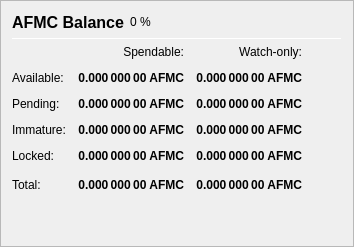
                   <widget class="QFrame" name="frame_Balances">
                    <property name="frameShape">
                     <enum>QFrame::StyledPanel</enum>
                    </property>
                    <property name="frameShadow">
                     <enum>QFrame::Raised</enum>
                    </property>
                    <layout class="QVBoxLayout" name="verticalLayout_4">
                     <item>
                      <layout class="QHBoxLayout" name="horizontalLayout_4">
                       <item>
                        <widget class="QLabel" name="label_5">
                         <property name="minimumSize">
                          <size>
                           <width>0</width>
                           <height>20</height>
                          </size>
                         </property>
                         <property name="font">
                          <font>
                           <pointsize>12</pointsize>
                           <weight>75</weight>
                           <bold>true</bold>
                          </font>
                         </property>
                         <property name="text">
                          <string>AFMC Balance</string>
                         </property>
                        </widget>
                       </item>
                       <item>
                        <widget class="QLabel" name="labelAFMCPercent">
                         <property name="text">
                          <string notr="true">0 %</string>
                         </property>
                        </widget>
                       </item>
                       <item>
                        <spacer name="horizontalSpacer_3">
                         <property name="orientation">
                          <enum>Qt::Horizontal</enum>
                         </property>
                         <property name="sizeHint" stdset="0">
                          <size>
                           <width>40</width>
                           <height>20</height>
                          </size>
                         </property>
                        </spacer>
                       </item>
                      </layout>
                     </item>
                     <item>
                      <widget class="Line" name="line_Balance">
                       <property name="minimumSize">
                        <size>
                         <width>0</width>
                         <height>1</height>
                        </size>
                       </property>
                       <property name="maximumSize">
                        <size>
                         <width>16777215</width>
                         <height>1</height>
                        </size>
                       </property>
                       <property name="orientation">
                        <enum>Qt::Horizontal</enum>
                       </property>
                      </widget>
                     </item>
                     <item>
                      <layout class="QGridLayout" name="gridLayout">
                       <property name="spacing">
                        <number>12</number>
                       </property>
                       <item row="0" column="1">
                        <widget class="QLabel" name="labelSpendable">
                         <property name="text">
                          <string>Spendable:</string>
                         </property>
                         <property name="alignment">
                          <set>Qt::AlignRight|Qt::AlignTrailing|Qt::AlignVCenter</set>
                         </property>
                        </widget>
                       </item>
                       <item row="0" column="2">
                        <widget class="QLabel" name="labelWatchonly">
                         <property name="text">
                          <string>Watch-only:</string>
                         </property>
                         <property name="alignment">
                          <set>Qt::AlignRight|Qt::AlignTrailing|Qt::AlignVCenter</set>
                         </property>
                        </widget>
                       </item>
                       <item row="1" column="0">
                        <widget class="QLabel" name="labelBalanceText">
                         <property name="text">
                          <string>Available:</string>
                         </property>
                        </widget>
                       </item>
                       <item row="1" column="1">
                        <widget class="QLabel" name="labelBalance">
                         <property name="font">
                          <font>
                           <weight>75</weight>
                           <bold>true</bold>
                          </font>
                         </property>
                         <property name="cursor">
                          <cursorShape>IBeamCursor</cursorShape>
                         </property>
                         <property name="toolTip">
                          <string>Your current spendable balance</string>
                         </property>
                         <property name="text">
                          <string notr="true">0.000 000 00 AFMC</string>
                         </property>
                         <property name="alignment">
                          <set>Qt::AlignRight|Qt::AlignTrailing|Qt::AlignVCenter</set>
                         </property>
                         <property name="textInteractionFlags">
                          <set>Qt::LinksAccessibleByMouse|Qt::TextSelectableByKeyboard|Qt::TextSelectableByMouse</set>
                         </property>
                        </widget>
                       </item>
                       <item row="1" column="2">
                        <widget class="QLabel" name="labelWatchAvailable">
                         <property name="font">
                          <font>
                           <weight>75</weight>
                           <bold>true</bold>
                          </font>
                         </property>
                         <property name="cursor">
                          <cursorShape>IBeamCursor</cursorShape>
                         </property>
                         <property name="toolTip">
                          <string>Your current balance in watch-only addresses</string>
                         </property>
                         <property name="text">
                          <string notr="true">0.000 000 00 AFMC</string>
                         </property>
                         <property name="alignment">
                          <set>Qt::AlignRight|Qt::AlignTrailing|Qt::AlignVCenter</set>
                         </property>
                         <property name="textInteractionFlags">
                          <set>Qt::LinksAccessibleByMouse|Qt::TextSelectableByKeyboard|Qt::TextSelectableByMouse</set>
                         </property>
                        </widget>
                       </item>
                       <item row="2" column="0">
                        <widget class="QLabel" name="labelPendingText">
                         <property name="text">
                          <string>Pending:</string>
                         </property>
                        </widget>
                       </item>
                       <item row="2" column="1">
                        <widget class="QLabel" name="labelUnconfirmed">
                         <property name="font">
                          <font>
                           <weight>75</weight>
                           <bold>true</bold>
                          </font>
                         </property>
                         <property name="cursor">
                          <cursorShape>IBeamCursor</cursorShape>
                         </property>
                         <property name="toolTip">
                          <string>Total of transactions that have yet to be confirmed, and do not yet count toward the spendable balance</string>
                         </property>
                         <property name="text">
                          <string notr="true">0.000 000 00 AFMC</string>
                         </property>
                         <property name="alignment">
                          <set>Qt::AlignRight|Qt::AlignTrailing|Qt::AlignVCenter</set>
                         </property>
                         <property name="textInteractionFlags">
                          <set>Qt::LinksAccessibleByMouse|Qt::TextSelectableByKeyboard|Qt::TextSelectableByMouse</set>
                         </property>
                        </widget>
                       </item>
                       <item row="2" column="2">
                        <widget class="QLabel" name="labelWatchPending">
                         <property name="font">
                          <font>
                           <weight>75</weight>
                           <bold>true</bold>
                          </font>
                         </property>
                         <property name="cursor">
                          <cursorShape>IBeamCursor</cursorShape>
                         </property>
                         <property name="toolTip">
                          <string>Unconfirmed transactions to watch-only addresses</string>
                         </property>
                         <property name="text">
                          <string notr="true">0.000 000 00 AFMC</string>
                         </property>
                         <property name="alignment">
                          <set>Qt::AlignRight|Qt::AlignTrailing|Qt::AlignVCenter</set>
                         </property>
                         <property name="textInteractionFlags">
                          <set>Qt::LinksAccessibleByMouse|Qt::TextSelectableByKeyboard|Qt::TextSelectableByMouse</set>
                         </property>
                        </widget>
                       </item>
                       <item row="3" column="0">
                        <widget class="QLabel" name="labelImmatureText">
                         <property name="text">
                          <string>Immature:</string>
                         </property>
                        </widget>
                       </item>
                       <item row="3" column="1">
                        <widget class="QLabel" name="labelImmature">
                         <property name="font">
                          <font>
                           <weight>75</weight>
                           <bold>true</bold>
                          </font>
                         </property>
                         <property name="cursor">
                          <cursorShape>IBeamCursor</cursorShape>
                         </property>
                         <property name="toolTip">
                          <string>Staked or masternode rewards that has not yet matured</string>
                         </property>
                         <property name="text">
                          <string notr="true">0.000 000 00 AFMC</string>
                         </property>
                         <property name="alignment">
                          <set>Qt::AlignRight|Qt::AlignTrailing|Qt::AlignVCenter</set>
                         </property>
                         <property name="textInteractionFlags">
                          <set>Qt::LinksAccessibleByMouse|Qt::TextSelectableByKeyboard|Qt::TextSelectableByMouse</set>
                         </property>
                        </widget>
                       </item>
                       <item row="3" column="2">
                        <widget class="QLabel" name="labelWatchImmature">
                         <property name="font">
                          <font>
                           <weight>75</weight>
                           <bold>true</bold>
                          </font>
                         </property>
                         <property name="cursor">
                          <cursorShape>IBeamCursor</cursorShape>
                         </property>
                         <property name="toolTip">
                          <string>Staked or masternode rewards in watch-only addresses that has not yet matured</string>
                         </property>
                         <property name="text">
                          <string notr="true">0.000 000 00 AFMC</string>
                         </property>
                         <property name="alignment">
                          <set>Qt::AlignRight|Qt::AlignTrailing|Qt::AlignVCenter</set>
                         </property>
                         <property name="textInteractionFlags">
                          <set>Qt::LinksAccessibleByMouse|Qt::TextSelectableByKeyboard|Qt::TextSelectableByMouse</set>
                         </property>
                        </widget>
                       </item>
                       <item row="4" column="0">
                        <widget class="QLabel" name="labelLockedBalanceText">
                         <property name="toolTip">
                          <string>Locked AFMC or Masternode collaterals. These are excluded from zAFMC minting.</string>
                         </property>
                         <property name="text">
                          <string>Locked:</string>
                         </property>
                        </widget>
                       </item>
                       <item row="4" column="1">
                        <widget class="QLabel" name="labelLockedBalance">
                         <property name="font">
                          <font>
                           <weight>75</weight>
                           <bold>true</bold>
                          </font>
                         </property>
                         <property name="cursor">
                          <cursorShape>IBeamCursor</cursorShape>
                         </property>
                         <property name="toolTip">
                          <string>Locked AFMC or Masternode collaterals. These are excluded from zAFMC minting.</string>
                         </property>
                         <property name="text">
                          <string notr="true">0.000 000 00 AFMC</string>
                         </property>
                         <property name="alignment">
                          <set>Qt::AlignRight|Qt::AlignTrailing|Qt::AlignVCenter</set>
                         </property>
                         <property name="textInteractionFlags">
                          <set>Qt::LinksAccessibleByMouse|Qt::TextSelectableByKeyboard|Qt::TextSelectableByMouse</set>
                         </property>
                        </widget>
                       </item>
                       <item row="4" column="2">
                        <widget class="QLabel" name="labelWatchLocked">
                         <property name="font">
                          <font>
                           <weight>75</weight>
                           <bold>true</bold>
                          </font>
                         </property>
                         <property name="cursor">
                          <cursorShape>IBeamCursor</cursorShape>
                         </property>
                         <property name="toolTip">
                          <string>Current locked balance in watch-only addresses</string>
                         </property>
                         <property name="text">
                          <string notr="true">0.000 000 00 AFMC</string>
                         </property>
                         <property name="alignment">
                          <set>Qt::AlignRight|Qt::AlignTrailing|Qt::AlignVCenter</set>
                         </property>
                         <property name="textInteractionFlags">
                          <set>Qt::LinksAccessibleByMouse|Qt::TextSelectableByKeyboard|Qt::TextSelectableByMouse</set>
                         </property>
                        </widget>
                       </item>
                       <item row="5" column="0">
                        <widget class="QLabel" name="labelTotalText">
                         <property name="toolTip">
                          <string>Your current NodePay balance, unconfirmed and immature transactions included</string>
                         </property>
                         <property name="text">
                          <string>Total:</string>
                         </property>
                        </widget>
                       </item>
                       <item row="5" column="1">
                        <widget class="QLabel" name="labelTotal">
                         <property name="font">
                          <font>
                           <weight>75</weight>
                           <bold>true</bold>
                          </font>
                         </property>
                         <property name="cursor">
                          <cursorShape>IBeamCursor</cursorShape>
                         </property>
                         <property name="toolTip">
                          <string>Your current NodePay balance, unconfirmed and immature transactions included</string>
                         </property>
                         <property name="text">
                          <string notr="true">0.000 000 00 AFMC</string>
                         </property>
                         <property name="alignment">
                          <set>Qt::AlignRight|Qt::AlignTrailing|Qt::AlignVCenter</set>
                         </property>
                         <property name="textInteractionFlags">
                          <set>Qt::LinksAccessibleByMouse|Qt::TextSelectableByKeyboard|Qt::TextSelectableByMouse</set>
                         </property>
                        </widget>
                       </item>
                       <item row="5" column="2">
                        <widget class="QLabel" name="labelWatchTotal">
                         <property name="font">
                          <font>
                           <weight>75</weight>
                           <bold>true</bold>
                          </font>
                         </property>
                         <property name="cursor">
                          <cursorShape>IBeamCursor</cursorShape>
                         </property>
                         <property name="toolTip">
                          <string>Current total balance in watch-only addresses</string>
                         </property>
                         <property name="text">
                          <string notr="true">0.000 000 00 AFMC</string>
                         </property>
                         <property name="alignment">
                          <set>Qt::AlignRight|Qt::AlignTrailing|Qt::AlignVCenter</set>
                         </property>
                         <property name="textInteractionFlags">
                          <set>Qt::LinksAccessibleByMouse|Qt::TextSelectableByKeyboard|Qt::TextSelectableByMouse</set>
                         </property>
                        </widget>
                       </item>
                       <item row="5" column="3">
                        <spacer name="horizontalSpacer_9">
                         <property name="orientation">
                          <enum>Qt::Horizontal</enum>
                         </property>
                         <property name="sizeHint" stdset="0">
                          <size>
                           <width>40</width>
                           <height>20</height>
                          </size>
                         </property>
                        </spacer>
                       </item>
                      </layout>
                     </item>
                     <item>
                      <spacer name="verticalSpacer_3">
                       <property name="orientation">
                        <enum>Qt::Vertical</enum>
                       </property>
                       <property name="sizeHint" stdset="0">
                        <size>
                         <width>20</width>
                         <height>40</height>
                        </size>
                       </property>
                      </spacer>
                     </item>
                    </layout>
                   </widget>
